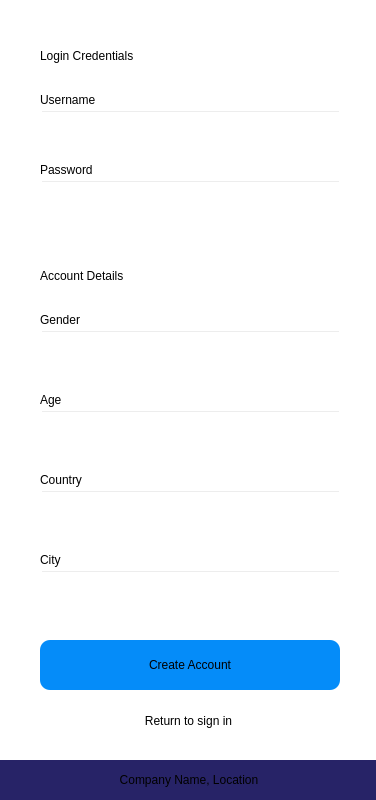
<?xml version="1.0" encoding="UTF-8"?>
<ui version="4.0">
 <class>Dialog</class>
 <widget class="QDialog" name="Dialog">
  <property name="geometry">
   <rect>
    <x>0</x>
    <y>0</y>
    <width>376</width>
    <height>800</height>
   </rect>
  </property>
  <property name="minimumSize">
   <size>
    <width>376</width>
    <height>800</height>
   </size>
  </property>
  <property name="maximumSize">
   <size>
    <width>376</width>
    <height>800</height>
   </size>
  </property>
  <property name="windowTitle">
   <string>Dialog</string>
  </property>
  <property name="styleSheet">
   <string notr="true">background: white
</string>
  </property>
  <widget class="QWidget" name="sign_in_widget" native="true">
   <property name="geometry">
    <rect>
     <x>0</x>
     <y>0</y>
     <width>376</width>
     <height>800</height>
    </rect>
   </property>
   <property name="minimumSize">
    <size>
     <width>376</width>
     <height>800</height>
    </size>
   </property>
   <property name="maximumSize">
    <size>
     <width>376</width>
     <height>800</height>
    </size>
   </property>
   <property name="styleSheet">
    <string notr="true">#bgwidget {
background-color: #ffffff;
}</string>
   </property>
   <widget class="QPushButton" name="signup">
    <property name="geometry">
     <rect>
      <x>40</x>
      <y>640</y>
      <width>300</width>
      <height>50</height>
     </rect>
    </property>
    <property name="cursor">
     <cursorShape>PointingHandCursor</cursorShape>
    </property>
    <property name="styleSheet">
     <string notr="true">QPushButton {
	font: 12pt &quot;MS Shell Dlg 2&quot;;
	color: 'white';
	border-radius: 10px;
	background-color: rgb(5, 140, 249)
}

QPushButton:hover {
	background-color: rgb(43, 157, 251)
}</string>
    </property>
    <property name="text">
     <string>Create Account</string>
    </property>
   </widget>
   <widget class="QLineEdit" name="passwordfield">
    <property name="geometry">
     <rect>
      <x>40</x>
      <y>180</y>
      <width>301</width>
      <height>41</height>
     </rect>
    </property>
    <property name="styleSheet">
     <string notr="true">font: 10pt &quot;MS Shell Dlg 2&quot;;
background-color:rgba(0,0,0,0);
left: 20px;</string>
    </property>
    <property name="text">
     <string/>
    </property>
   </widget>
   <widget class="QLabel" name="label_3">
    <property name="geometry">
     <rect>
      <x>40</x>
      <y>160</y>
      <width>91</width>
      <height>20</height>
     </rect>
    </property>
    <property name="styleSheet">
     <string notr="true">font: 10pt &quot;MS Shell Dlg 2&quot;;</string>
    </property>
    <property name="text">
     <string>Password</string>
    </property>
   </widget>
   <widget class="QLabel" name="label_5">
    <property name="geometry">
     <rect>
      <x>40</x>
      <y>30</y>
      <width>181</width>
      <height>51</height>
     </rect>
    </property>
    <property name="styleSheet">
     <string notr="true">font: 14pt &quot;MS Shell Dlg 2&quot;;</string>
    </property>
    <property name="text">
     <string>Login Credentials</string>
    </property>
   </widget>
   <widget class="QLabel" name="processinput">
    <property name="geometry">
     <rect>
      <x>40</x>
      <y>616</y>
      <width>301</width>
      <height>20</height>
     </rect>
    </property>
    <property name="styleSheet">
     <string notr="true">font: 10pt &quot;MS Shell Dlg 2&quot;;
color: 'red';
</string>
    </property>
    <property name="text">
     <string/>
    </property>
   </widget>
   <widget class="QPushButton" name="goback">
    <property name="geometry">
     <rect>
      <x>127</x>
      <y>710</y>
      <width>123</width>
      <height>21</height>
     </rect>
    </property>
    <property name="cursor">
     <cursorShape>PointingHandCursor</cursorShape>
    </property>
    <property name="styleSheet">
     <string notr="true">QPushButton {
	font: 10pt &quot;MS Shell Dlg 2&quot;;
	color: 'black';
	border-radius: 10px;
	background-color: 'white'
}

</string>
    </property>
    <property name="text">
     <string>Return to sign in</string>
    </property>
   </widget>
   <widget class="QLineEdit" name="genderfield">
    <property name="geometry">
     <rect>
      <x>40</x>
      <y>330</y>
      <width>301</width>
      <height>41</height>
     </rect>
    </property>
    <property name="styleSheet">
     <string notr="true">font: 10pt &quot;MS Shell Dlg 2&quot;;
background-color:rgba(0,0,0,0);
left: 20px;</string>
    </property>
    <property name="text">
     <string/>
    </property>
   </widget>
   <widget class="QLabel" name="label_6">
    <property name="geometry">
     <rect>
      <x>40</x>
      <y>310</y>
      <width>91</width>
      <height>20</height>
     </rect>
    </property>
    <property name="styleSheet">
     <string notr="true">font: 10pt &quot;MS Shell Dlg 2&quot;;</string>
    </property>
    <property name="text">
     <string>Gender</string>
    </property>
   </widget>
   <widget class="QLabel" name="label_7">
    <property name="geometry">
     <rect>
      <x>40</x>
      <y>390</y>
      <width>91</width>
      <height>20</height>
     </rect>
    </property>
    <property name="styleSheet">
     <string notr="true">font: 10pt &quot;MS Shell Dlg 2&quot;;</string>
    </property>
    <property name="text">
     <string>Age</string>
    </property>
   </widget>
   <widget class="QLineEdit" name="agefield">
    <property name="geometry">
     <rect>
      <x>40</x>
      <y>410</y>
      <width>301</width>
      <height>41</height>
     </rect>
    </property>
    <property name="styleSheet">
     <string notr="true">font: 10pt &quot;MS Shell Dlg 2&quot;;
background-color: rgba(0,0,0,0)</string>
    </property>
    <property name="text">
     <string/>
    </property>
   </widget>
   <widget class="QLabel" name="label_9">
    <property name="geometry">
     <rect>
      <x>40</x>
      <y>470</y>
      <width>301</width>
      <height>20</height>
     </rect>
    </property>
    <property name="styleSheet">
     <string notr="true">font: 10pt &quot;MS Shell Dlg 2&quot;;</string>
    </property>
    <property name="text">
     <string>Country</string>
    </property>
   </widget>
   <widget class="QLineEdit" name="countryfield">
    <property name="geometry">
     <rect>
      <x>40</x>
      <y>490</y>
      <width>301</width>
      <height>41</height>
     </rect>
    </property>
    <property name="styleSheet">
     <string notr="true">font: 10pt &quot;MS Shell Dlg 2&quot;;
background-color: rgba(0,0,0,0)</string>
    </property>
    <property name="text">
     <string/>
    </property>
   </widget>
   <widget class="QLineEdit" name="usernamefield">
    <property name="geometry">
     <rect>
      <x>40</x>
      <y>110</y>
      <width>301</width>
      <height>41</height>
     </rect>
    </property>
    <property name="styleSheet">
     <string notr="true">font: 10pt &quot;MS Shell Dlg 2&quot;;
background-color:rgba(0,0,0,0);
left: 20px;</string>
    </property>
    <property name="text">
     <string/>
    </property>
   </widget>
   <widget class="QLabel" name="label_10">
    <property name="geometry">
     <rect>
      <x>40</x>
      <y>90</y>
      <width>91</width>
      <height>20</height>
     </rect>
    </property>
    <property name="styleSheet">
     <string notr="true">font: 10pt &quot;MS Shell Dlg 2&quot;;</string>
    </property>
    <property name="text">
     <string>Username</string>
    </property>
   </widget>
   <widget class="QLabel" name="label_11">
    <property name="geometry">
     <rect>
      <x>40</x>
      <y>550</y>
      <width>301</width>
      <height>20</height>
     </rect>
    </property>
    <property name="styleSheet">
     <string notr="true">font: 10pt &quot;MS Shell Dlg 2&quot;;</string>
    </property>
    <property name="text">
     <string>City</string>
    </property>
   </widget>
   <widget class="QLineEdit" name="cityfield">
    <property name="geometry">
     <rect>
      <x>40</x>
      <y>570</y>
      <width>301</width>
      <height>41</height>
     </rect>
    </property>
    <property name="styleSheet">
     <string notr="true">font: 10pt &quot;MS Shell Dlg 2&quot;;
background-color: rgba(0,0,0,0)</string>
    </property>
    <property name="text">
     <string/>
    </property>
   </widget>
   <widget class="QLabel" name="label_8">
    <property name="geometry">
     <rect>
      <x>40</x>
      <y>250</y>
      <width>171</width>
      <height>51</height>
     </rect>
    </property>
    <property name="styleSheet">
     <string notr="true">font: 14pt &quot;MS Shell Dlg 2&quot;;</string>
    </property>
    <property name="text">
     <string>Account Details</string>
    </property>
   </widget>
   <widget class="QLabel" name="footer_2">
    <property name="geometry">
     <rect>
      <x>-3</x>
      <y>760</y>
      <width>384</width>
      <height>41</height>
     </rect>
    </property>
    <property name="toolTip">
     <string/>
    </property>
    <property name="styleSheet">
     <string notr="true">font: 8pt &quot;MS Shell Dlg 2&quot;;
color: '#ffffff';
background-color: rgb(39, 35, 103)</string>
    </property>
    <property name="text">
     <string>&lt;html&gt;&lt;head/&gt;&lt;body&gt;&lt;p align=&quot;center&quot;&gt;Company Name, Location&lt;/p&gt;&lt;/body&gt;&lt;/html&gt;</string>
    </property>
   </widget>
  </widget>
 </widget>
 <tabstops>
  <tabstop>usernamefield</tabstop>
  <tabstop>passwordfield</tabstop>
  <tabstop>genderfield</tabstop>
  <tabstop>agefield</tabstop>
  <tabstop>countryfield</tabstop>
  <tabstop>cityfield</tabstop>
  <tabstop>signup</tabstop>
  <tabstop>goback</tabstop>
 </tabstops>
 <resources/>
 <connections/>
</ui>
